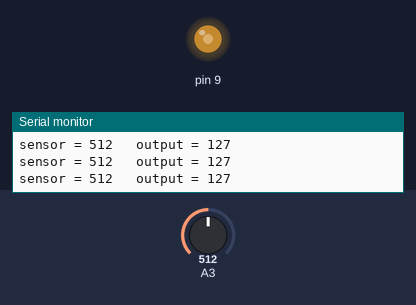
Bench run of a sketch on a simulated Arduino Uno, built with avr-gcc and run on an emulated ATmega328P. Parts: output pins drawn as LEDs (lit = HIGH), the last lines printed to the serial monitor. Inputs (shaded band) come from the test bench; at power-on: A3 = 512.

Above: at 1.2 s.
1.3 s: A3 set to 418
At 2.0 s:
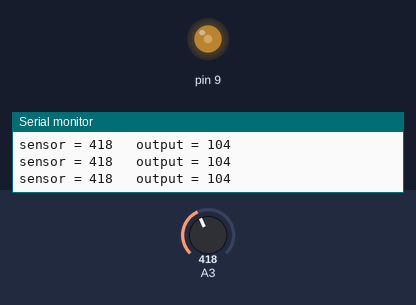
4.3 s: A3 set to 390
At 5.4 s:
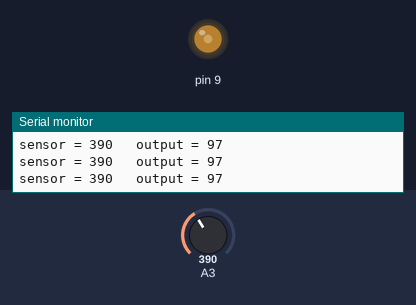
7.3 s: A3 set to 716
At 7.9 s:
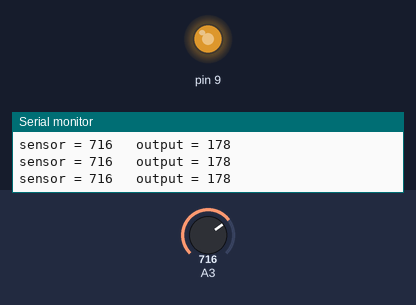
8.8 s: A3 set to 981
At 9.7 s:
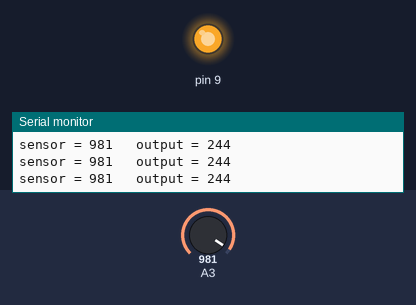
10.3 s: A3 set to 1011
At 11.4 s:
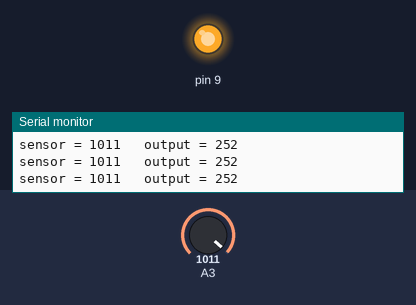
13.3 s: A3 set to 122
At 14.3 s:
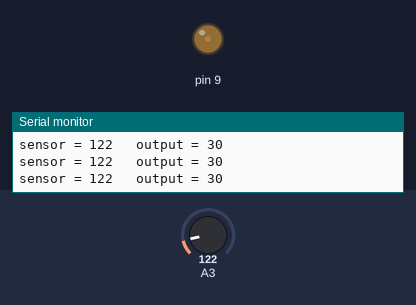
Timing chart, 0 to 15.8 s (numbered marks = the images above; inputs shaded):
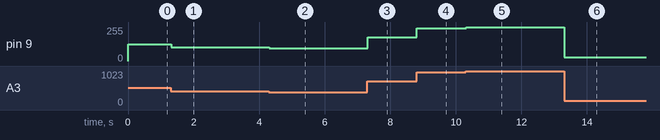

The sketch:

Sensor_serial_sound.ino
```cpp
int sensorValue = 0;        // sensorValue เป็นตัวแปรประเภท int หรือจำนวนเต็ม ใช้เป็นค่า sensor
int outputValue = 0;        // outputValue เป็นตัวแปรประเภท int หรือจำนวนเต็ม ใช้เป็นค่าความถี่

void setup() {

  Serial.begin(9600); //กำหนดความเร็วในการรับส่งข้อมูล 9600 bit ต่อวินาที
}

void loop() {

  sensorValue = analogRead(3);                      //อ่านค่า sensor มาเก็บไว้ที่ sensorValue

  outputValue = map(sensorValue, 0, 1023, 0, 255);  //ปรับค่าที่ได้จาก sensor ที่มีช่วง 0 - 1024 ให้อยู่ในช่วง 0-255 แล้วเก็บไว้ในตัวแปร outputValue

  analogWrite(9, outputValue);                      //สั่งงานเสียงโดยใช้ความที่จาก outputValue


  Serial.print("sensor = " );                        //ส่งข้อมูล sensor = ผ่าน serial Port
  Serial.print(sensorValue);                         //ส่งข้อมูล sensorValue ผ่าน serial Port
  Serial.print("\t output = ");                      //ส่งข้อมูล output = ผ่าน serial Port
  Serial.println(outputValue);                       //ส่งข้อมูล outputValue ผ่าน serial Port

  delay(10);                                         //หน่วงเวลา 10 วินาที
}
```

Measured:
- after the input at 1.3 s, pin 9: 127/255 → 104/255 at once
- after the input at 4.3 s, pin 9: 104/255 → 97/255 at once
- after the input at 7.3 s, pin 9: 97/255 → 178/255 at once
- after the input at 8.8 s, pin 9: 178/255 → 244/255 at once
- after the input at 10.3 s, pin 9: 244/255 → 252/255 at once
- after the input at 13.3 s, pin 9: 252/255 → 30/255 at once
